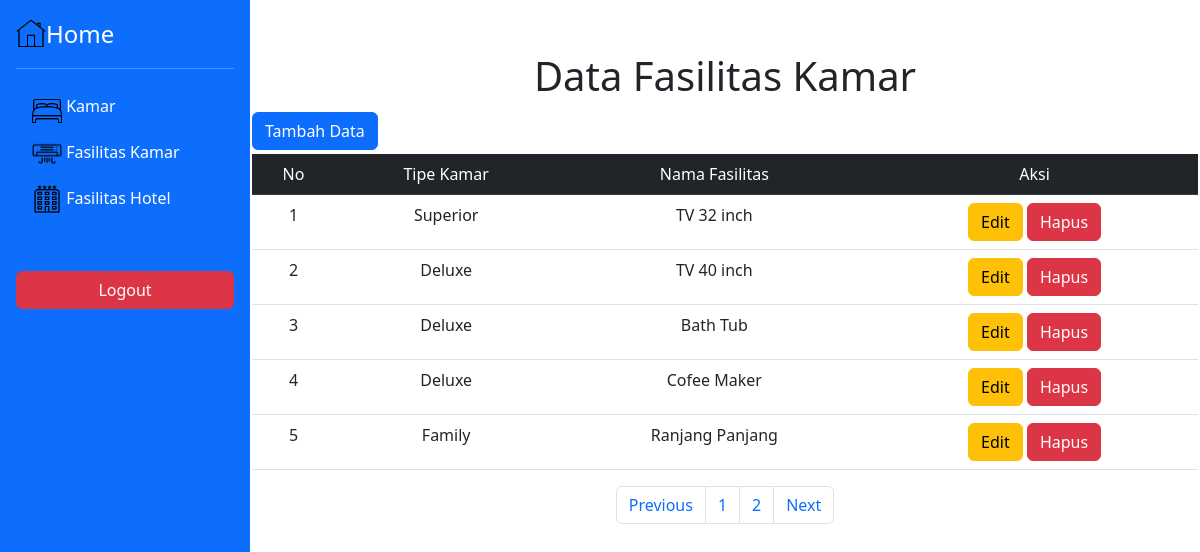
Page /admin/fasilitas_kamar.php (signed in) on the committed database.
### tables this page shows
CREATE TABLE `fasilitas_kamar` (
  `id_fasilitas_kamar` int(11) NOT NULL,
  `id_kamar` int(11) NOT NULL,
  `id_admin` int(11) NOT NULL,
  `tipe_kamar` varchar(30) NOT NULL,
  `nama_fasilitas` varchar(100) NOT NULL
);

### admin/fasilitas_kamar.php (the view, shortened to what this page needs)
<?php
    include "../layouts/admin.php";
    $halaman = $_GET["halaman"];
?>
<div class="row row-cols-1 row-cols-md-1 g-1 m-auto mt-5">
  <div class="col">
    <h1 class="text-center">Data Fasilitas Kamar</h1>
  </div>
  <div class="col">
    <a href="tambah/tambah_fasilitas_kamar.php?halaman=<?= $halaman ?>" class="btn btn-primary">Tambah Data</a>
  </div>
  <div class="col">
    <table class="table text-center">
      <thead class="table-dark">
        <td>No</td>
        <td>Tipe Kamar</td>
        <td>Nama Fasilitas</td>
        <td>Aksi</td>
      </thead>
      <tbody>
        <?php
          $batas = 5;
          $halaman = isset($_GET['halaman'])?(int)$_GET['halaman'] : 1;
          $halaman_awal = ($halaman>1) ? ($halaman * $batas) - $batas : 0;
          $data_fasilitas = mysqli_query($koneksi,"select * from fasilitas_kamar limit $halaman_awal, $batas");
          $nomor = $halaman_awal+1;
          while($row = mysqli_fetch_array($data_fasilitas)):
        ?>
        <tr>
          <td><?= $nomor++; ?></td>
          <td><?= $row["tipe_kamar"]; ?></td>
          <td><?= $row["nama_fasilitas"]; ?></td>
          <td>
            <a href="edit/edit_fasilitas_kamar.php?id=<?= $row["id_fasilitas_kamar"] ?>&halaman=<?= $_GET['halaman'] ?>" class="btn btn-warning">Edit</a>
            <a href="hapus/hapus_fasilitas_kamar.php?id=<?= $row["id_fasilitas_kamar"] ?>&halaman=<?= $_GET['halaman'] ?>" class="btn btn-danger" onclick="return confirm('Anda yakin ingin menghapus data?')">Hapus</a>
          </td>
        </tr>
        <?php endwhile; ?>
      </tbody>
    </table>
    <?php include "../navbar/pagination.php"; ?>
  </div>
</div>

### css/sidebar.css (style rules this page uses)
body { min-height: 100vh; min-height: -webkit-fill-available; }
html { height: -webkit-fill-available; }

### rows in the picture
fasilitas_kamar: tipe_kamar "Superior", nama_fasilitas "TV 32 inch"
fasilitas_kamar: tipe_kamar "Deluxe", nama_fasilitas "TV 40 inch"
fasilitas_kamar: tipe_kamar "Deluxe", nama_fasilitas "Bath Tub"
fasilitas_kamar: tipe_kamar "Deluxe", nama_fasilitas "Cofee Maker"
fasilitas_kamar: tipe_kamar "Family", nama_fasilitas "Ranjang Panjang"
